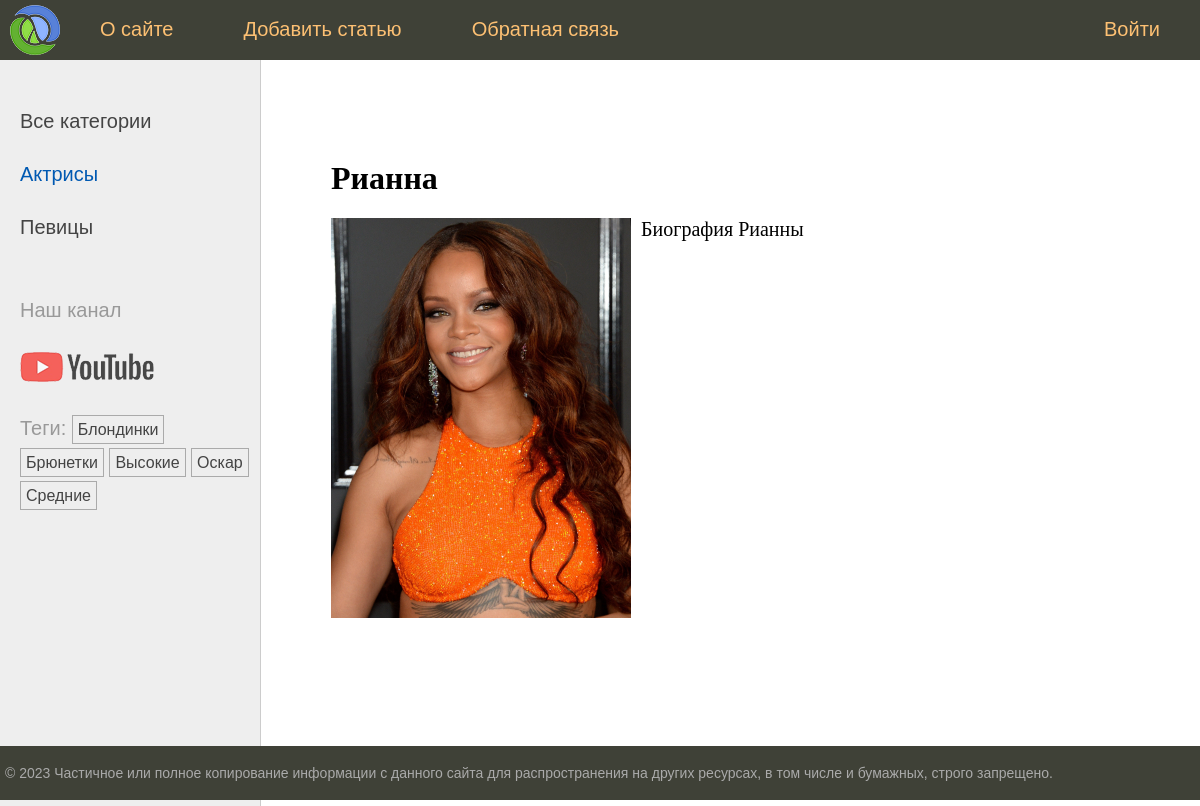
Screenshot of /post/rianna with the database file from the repository.
### women/models.py (models this page shows, shortened)
class Category(models.Model):
    name = models.CharField(max_length=100, db_index=True, verbose_name="Категория")
    slug = models.SlugField(max_length=255, db_index=True, unique=True, verbose_name="Slug")
    class Meta:
        verbose_name = "Категория"
        verbose_name_plural = "Категории"
    def get_absolute_url(self):
        return reverse('category', kwargs={'cat_slug': self.slug})

class TagPost(models.Model):
    tag = models.CharField(max_length=100, db_index=True)
    slug = models.SlugField(max_length=255, unique=True, db_index=True)
    def get_absolute_url(self):
        return reverse('tag', kwargs={'tag_slug': self.slug})

class Women(models.Model):
    class Status(models.IntegerChoices):
        DRAFT = 0, "Черновик"
        PUBLISHED = 1, "Опубликовано"
    title = models.CharField(max_length=255, verbose_name="Заголовок")
    content = models.TextField(blank=True, verbose_name="Текст статьи")
    slug = models.SlugField(max_length=255, unique=True, db_index=True, verbose_name="Slug")
    photo = models.ImageField(upload_to='photos/%Y/%m/%d', default=None, blank=True, null=True, verbose_name="Фото")
    time_create = models.DateTimeField(auto_now_add=True, verbose_name="Время создания")
    time_update = models.DateTimeField(auto_now=True, verbose_name="Время изменения")
    is_published = models.BooleanField(choices=tuple(map(lambda x: (bool(x[0]), x[1]), Status.choices)),
                                       default=Status.DRAFT, verbose_name="Статус")
    cat = models.ForeignKey(to='Category', on_delete=models.PROTECT, related_name='posts', verbose_name="Категории")
    tags = models.ManyToManyField(to='TagPost', blank=True, related_name='womens', verbose_name="Теги")
    husband = models.OneToOneField(to='Husband', on_delete=models.SET_NULL, blank=True, null=True,
                                   related_name='woman', verbose_name="Муж")
    objects = models.Manager()
    published = PublishedManager()
    class Meta:
        verbose_name = "Известные женщины"
        verbose_name_plural = "Известные женщины"
        ordering = ["-time_create"]
        indexes = [
            models.Index(fields=["-time_create"])
        ]

### women/views.py (the view)
# urls.py: path("post/<slug:post_slug>", views.show_post, name="post"),
def show_post(request: HttpRequest, post_slug: models.SlugField) -> HttpResponse:
    post = get_object_or_404(Women, slug=post_slug)
    data = {
        "title": post.title,
        "menu": menu,
        "post": post,
        "cat_selected": 1,
    }
    return render(request, 'women/post.html', context=data)

### women/templatetags/women_tags.py (called while the page is built)
@register.inclusion_tag('women/list_categories.html')
def show_category(cat_selected=0):
    cats = Category.objects.annotate(total=Count("posts")).filter(total__gt=0)
    return {'cats': cats, 'cat_selected': cat_selected}

@register.inclusion_tag('women/list_tags.html')
def show_tags():
    return {'tags': TagPost.objects.annotate(total=Count("womens")).filter(total__gt=0)}

### women/templates/women/post.html (shortened to what this page needs)
{% extends 'base.html' %}
{% block content %}
<h1>{{ title }}</h1>
{% if post.photo %}
  <p><img class="img-article-left" src="{{ post.photo.url }}"></p>
{% endif %}
{{ post.content|linebreaks }}
{% endblock %}

### women/templates/women/list_categories.html
{% for cat in cats %}
{% if cat.id == cat_selected %}
<li class="selected">{{cat.name}}</li>
{% else %}
<li><a href="{{ cat.get_absolute_url }}">{{cat.name}}</a></li>
{% endif %}
{% endfor %}

### women/templates/women/list_tags.html
{% if tags %}
<ul class="tags-list">
    <li>Теги:</li>
    {% for t in tags %}
    <li><a href="{{ t.get_absolute_url }}">{{t.tag}}</a></li>
    {% endfor %}
</ul>
{% endif %}

### women/static/women/css/styles.css (style rules this page uses)
html, body { font-family: 'Arial'; margin: 0; padding: 0; height: 100%; width: 100%; color: #444; }
a { color: #0059b2; text-decoration: none; }
img { max-width: 600px; height: auto; }
img.img-article-left { max-width: 300px; height: auto; float: left; padding: 0 10px 10px 0; }
.left-chapters ul { width: 230px; margin: 0; padding: 20px 10px 10px 20px; list-style: none; font-size: 20px; }
.left-chapters ul li { margin: 30px 0 0 0; color: #999; }
.left-chapters ul li.selected { color: #0059b2; }
.left-chapters ul li a { color: #444; text-decoration: none; }
ul.tags-list { width: 100%; margin: 0; padding: 0; list-style: none; }
ul.tags-list li { margin: 0; padding: 0 0 10px; display: inline-block; }
ul.tags-list li a { padding: 5px; font-size: 16px; border: 1px solid #aaa; }
.content-text h1 { font-size: 32px; }

### rows the page displays
Category: name "Актрисы"
Category: name "Певицы"
TagPost: tag "Блондинки"
TagPost: tag "Брюнетки"
TagPost: tag "Высокие"
TagPost: tag "Оскар"
TagPost: tag "Средние"
Women: title "Рианна", photo (picture), content "Биография Рианны"

### other values shown
{{ m.title }} "О сайте" "Добавить статью" "Обратная связь" "Войти"
